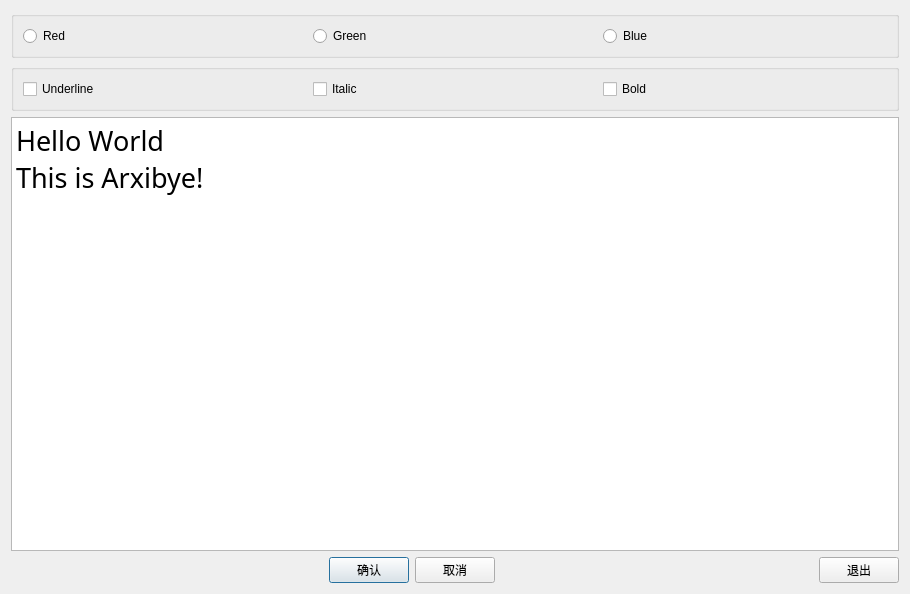
<?xml version="1.0" encoding="UTF-8"?>
<ui version="4.0">
 <class>dialog_window</class>
 <widget class="QDialog" name="dialog_window">
  <property name="geometry">
   <rect>
    <x>0</x>
    <y>0</y>
    <width>910</width>
    <height>594</height>
   </rect>
  </property>
  <property name="windowTitle">
   <string>dialog_window</string>
  </property>
  <layout class="QVBoxLayout" name="verticalLayout">
   <item>
    <widget class="QGroupBox" name="groupBox_2">
     <property name="title">
      <string/>
     </property>
     <layout class="QHBoxLayout" name="horizontalLayout">
      <item>
       <widget class="QRadioButton" name="radioButtonRed">
        <property name="text">
         <string>Red</string>
        </property>
       </widget>
      </item>
      <item>
       <widget class="QRadioButton" name="radioButtonGreen">
        <property name="text">
         <string>Green</string>
        </property>
       </widget>
      </item>
      <item>
       <widget class="QRadioButton" name="radioButtonBlue">
        <property name="text">
         <string>Blue</string>
        </property>
       </widget>
      </item>
     </layout>
    </widget>
   </item>
   <item>
    <widget class="QGroupBox" name="groupBox">
     <property name="title">
      <string/>
     </property>
     <layout class="QHBoxLayout" name="horizontalLayout_2">
      <item>
       <widget class="QCheckBox" name="checkBoxUnderline">
        <property name="text">
         <string>Underline</string>
        </property>
        <property name="checked">
         <bool>false</bool>
        </property>
       </widget>
      </item>
      <item>
       <widget class="QCheckBox" name="checkBoxItalic">
        <property name="text">
         <string>Italic</string>
        </property>
       </widget>
      </item>
      <item>
       <widget class="QCheckBox" name="checkBoxBold">
        <property name="text">
         <string>Bold</string>
        </property>
       </widget>
      </item>
     </layout>
    </widget>
   </item>
   <item>
    <widget class="QPlainTextEdit" name="plainTextEdit">
     <property name="font">
      <font>
       <family>JetBrains Mono</family>
       <pointsize>20</pointsize>
      </font>
     </property>
     <property name="plainText">
      <string>Hello World
This is Arxibye!</string>
     </property>
    </widget>
   </item>
   <item>
    <layout class="QHBoxLayout" name="horizontalLayout_3">
     <item>
      <spacer name="horizontalSpacer">
       <property name="orientation">
        <enum>Qt::Horizontal</enum>
       </property>
       <property name="sizeHint" stdset="0">
        <size>
         <width>40</width>
         <height>20</height>
        </size>
       </property>
      </spacer>
     </item>
     <item>
      <widget class="QPushButton" name="pushButtonYes">
       <property name="text">
        <string>确认</string>
       </property>
      </widget>
     </item>
     <item>
      <widget class="QPushButton" name="pushButtonCancel">
       <property name="text">
        <string>取消</string>
       </property>
      </widget>
     </item>
     <item>
      <spacer name="horizontalSpacer_2">
       <property name="orientation">
        <enum>Qt::Horizontal</enum>
       </property>
       <property name="sizeHint" stdset="0">
        <size>
         <width>40</width>
         <height>20</height>
        </size>
       </property>
      </spacer>
     </item>
     <item>
      <widget class="QPushButton" name="pushButtonQuit">
       <property name="text">
        <string>退出</string>
       </property>
      </widget>
     </item>
    </layout>
   </item>
  </layout>
 </widget>
 <resources/>
 <connections>
  <connection>
   <sender>pushButtonYes</sender>
   <signal>clicked()</signal>
   <receiver>dialog_window</receiver>
   <slot>accept()</slot>
   <hints>
    <hint type="sourcelabel">
     <x>355</x>
     <y>567</y>
    </hint>
    <hint type="destinationlabel">
     <x>454</x>
     <y>296</y>
    </hint>
   </hints>
  </connection>
  <connection>
   <sender>pushButtonQuit</sender>
   <signal>clicked()</signal>
   <receiver>dialog_window</receiver>
   <slot>close()</slot>
   <hints>
    <hint type="sourcelabel">
     <x>851</x>
     <y>567</y>
    </hint>
    <hint type="destinationlabel">
     <x>454</x>
     <y>296</y>
    </hint>
   </hints>
  </connection>
  <connection>
   <sender>pushButtonCancel</sender>
   <signal>clicked()</signal>
   <receiver>dialog_window</receiver>
   <slot>reject()</slot>
   <hints>
    <hint type="sourcelabel">
     <x>455</x>
     <y>567</y>
    </hint>
    <hint type="destinationlabel">
     <x>454</x>
     <y>296</y>
    </hint>
   </hints>
  </connection>
 </connections>
</ui>
